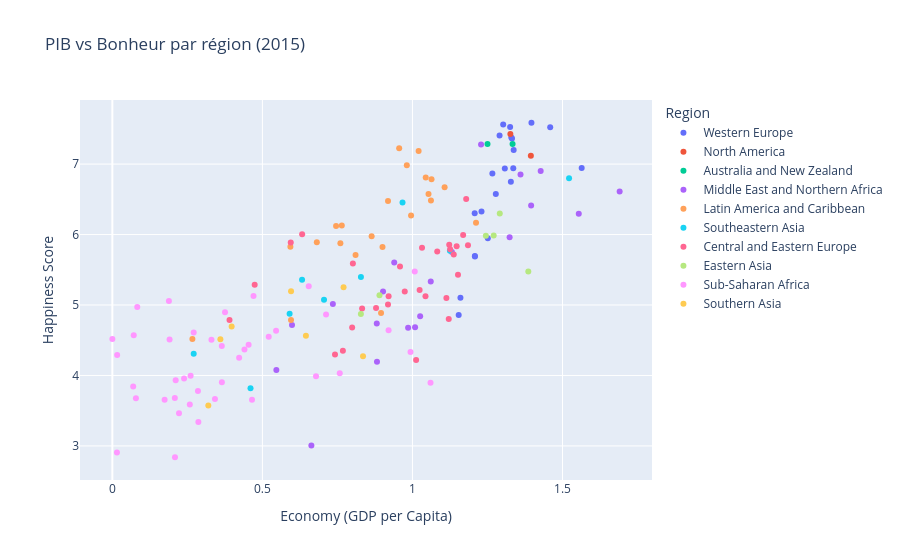

Source (notebook cell):
### Code cell
# Graphique 6 : Scatter interactif Plotly — PIB vs Bonheur, coloré par région
import plotly.express as px

fig = px.scatter(df_happy,
                 x="Economy (GDP per Capita)",
                 y="Happiness Score",
                 color="Region",        # chaque région a une couleur différente
                 hover_name="Country",  # survole un point → nom du pays affiché
                 title="PIB vs Bonheur par région (2015)")
fig.show()

### Figure 1 — Plotly figure (JSON) as saved in the notebook; plotly's stock layout.template omitted (floating-point values rounded to 4 significant figures)
{"data": [{"hovertemplate": "<b>%{hovertext}</b><br><br>Region=Western Europe<br>Economy (GDP per Capita)=%{x}<br>Happiness Score=%{y}<extra></extra>", "hovertext": ["Switzerland", "Iceland", "Denmark", "Norway", "Finland", "Netherlands", "Sweden", "Austria", "Luxembourg", "Ireland", "Belgium", "United Kingdom", "Germany", "France", "Spain", "Malta", "Italy", "North Cyprus", "Cyprus", "Portugal", "Greece"], "legendgroup": "Western Europe", "marker": {"color": "#636efa", "symbol": "circle"}, "mode": "markers", "name": "Western Europe", "orientation": "v", "showlegend": true, "type": "scatter", "x": [1.397, 1.302, 1.325, 1.459, 1.29, 1.329, 1.332, 1.337, 1.564, 1.336, 1.308, 1.266, 1.328, 1.278, 1.23, 1.207, 1.251, 1.208, 1.208, 1.16, 1.154], "xaxis": "x", "y": [7.587, 7.561, 7.527, 7.522, 7.406, 7.378, 7.364, 7.2, 6.946, 6.94, 6.937, 6.867, 6.75, 6.575, 6.329, 6.302, 5.948, 5.695, 5.689, 5.102, 4.857], "yaxis": "y"}, {"hovertemplate": "<b>%{hovertext}</b><br><br>Region=North America<br>Economy (GDP per Capita)=%{x}<br>Happiness Score=%{y}<extra></extra>", "hovertext": ["Canada", "United States"], "legendgroup": "North America", "marker": {"color": "#EF553B", "symbol": "circle"}, "mode": "markers", "name": "North America", "orientation": "v", "showlegend": true, "type": "scatter", "x": [1.326, 1.395], "xaxis": "x", "y": [7.427, 7.119], "yaxis": "y"}, {"hovertemplate": "<b>%{hovertext}</b><br><br>Region=Australia and New Zealand<br>Economy (GDP per Capita)=%{x}<br>Happiness Score=%{y}<extra></extra>", "hovertext": ["New Zealand", "Australia"], "legendgroup": "Australia and New Zealand", "marker": {"color": "#00cc96", "symbol": "circle"}, "mode": "markers", "name": "Australia and New Zealand", "orientation": "v", "showlegend": true, "type": "scatter", "x": [1.25, 1.334], "xaxis": "x", "y": [7.286, 7.284], "yaxis": "y"}, {"hovertemplate": "<b>%{hovertext}</b><br><br>Region=Middle East and Northern Africa<br>Economy (GDP per Capita)=%{x}<br>Happiness Score=%{y}<extra></extra>", "hovertext": ["Israel", "United Arab Emirates", "Oman", "Qatar", "Saudi Arabia", "Kuwait", "Bahrain", "Libya", "Algeria", "Turkey", "Jordan", "Morocco", "Lebanon", "Tunisia", "Palestinian Territories", "Iran", "Iraq", "Egypt", "Yemen", "Syria"], "legendgroup": "Middle East and Northern Africa", "marker": {"color": "#ab63fa", "symbol": "circle"}, "mode": "markers", "name": "Middle East and Northern Africa", "orientation": "v", "showlegend": true, "type": "scatter", "x": [1.229, 1.427, 1.36, 1.69, 1.395, 1.554, 1.324, 1.131, 0.9393, 1.061, 0.902, 0.7348, 1.026, 0.8811, 0.5987, 1.009, 0.9855, 0.8818, 0.5465, 0.6632], "xaxis": "x", "y": [7.278, 6.901, 6.853, 6.611, 6.411, 6.295, 5.96, 5.754, 5.605, 5.332, 5.192, 5.013, 4.839, 4.739, 4.715, 4.686, 4.677, 4.194, 4.077, 3.006], "yaxis": "y"}, {"hovertemplate": "<b>%{hovertext}</b><br><br>Region=Latin America and Caribbean<br>Economy (GDP per Capita)=%{x}<br>Happiness Score=%{y}<extra></extra>", "hovertext": ["Costa Rica", "Mexico", "Brazil", "Venezuela", "Panama", "Chile", "Argentina", "Uruguay", "Colombia", "Suriname", "Trinidad and Tobago", "El Salvador", "Guatemala", "Ecuador", "Bolivia", "Paraguay", "Nicaragua", "Peru", "Jamaica", "Dominican Republic", "Honduras", "Haiti"], "legendgroup": "Latin America and Caribbean", "marker": {"color": "#FFA15A", "symbol": "circle"}, "mode": "markers", "name": "Latin America and Caribbean", "orientation": "v", "showlegend": true, "type": "scatter", "x": [0.9558, 1.021, 0.9812, 1.044, 1.064, 1.107, 1.054, 1.062, 0.9186, 0.9953, 1.212, 0.7645, 0.7455, 0.864, 0.6813, 0.7599, 0.5933, 0.9002, 0.8104, 0.8954, 0.5953, 0.2667], "xaxis": "x", "y": [7.226, 7.187, 6.983, 6.81, 6.786, 6.67, 6.574, 6.485, 6.477, 6.269, 6.168, 6.13, 6.123, 5.975, 5.89, 5.878, 5.828, 5.824, 5.709, 4.885, 4.788, 4.518], "yaxis": "y"}, {"hovertemplate": "<b>%{hovertext}</b><br><br>Region=Southeastern Asia<br>Economy (GDP per Capita)=%{x}<br>Happiness Score=%{y}<extra></extra>", "hovertext": ["Singapore", "Thailand", "Malaysia", "Indonesia", "Vietnam", "Philippines", "Laos", "Myanmar", "Cambodia"], "legendgroup": "Southeastern Asia", "marker": {"color": "#19d3f3", "symbol": "circle"}, "mode": "markers", "name": "Southeastern Asia", "orientation": "v", "showlegend": true, "type": "scatter", "x": [1.522, 0.9669, 1.125, 0.8283, 0.6322, 0.7053, 0.5907, 0.2711, 0.4604], "xaxis": "x", "y": [6.798, 6.455, 5.77, 5.399, 5.36, 5.073, 4.876, 4.307, 3.819], "yaxis": "y"}, {"hovertemplate": "<b>%{hovertext}</b><br><br>Region=Central and Eastern Europe<br>Economy (GDP per Capita)=%{x}<br>Happiness Score=%{y}<extra></extra>", "hovertext": ["Czech Republic", "Uzbekistan", "Slovakia", "Moldova", "Kazakhstan", "Slovenia", "Lithuania", "Belarus", "Poland", "Croatia", "Russia", "Kosovo", "Turkmenistan", "Estonia", "Kyrgyzstan", "Azerbaijan", "Montenegro", "Romania", "Serbia", "Latvia", "Macedonia", "Albania", "Bosnia and Herzegovina", "Hungary", "Tajikistan", "Ukraine", "Armenia", "Georgia", "Bulgaria"], "legendgroup": "Central and Eastern Europe", "marker": {"color": "#FF6692", "symbol": "circle"}, "mode": "markers", "name": "Central and Eastern Europe", "orientation": "v", "showlegend": true, "type": "scatter", "x": [1.179, 0.6324, 1.169, 0.5945, 1.123, 1.185, 1.147, 1.032, 1.126, 1.083, 1.138, 0.8015, 0.9585, 1.152, 0.4743, 1.024, 0.9744, 1.043, 0.9205, 1.113, 0.9185, 0.8787, 0.8322, 1.121, 0.3905, 0.7991, 0.7682, 0.7419, 1.012], "xaxis": "x", "y": [6.505, 6.003, 5.995, 5.889, 5.855, 5.848, 5.833, 5.813, 5.791, 5.759, 5.716, 5.589, 5.548, 5.429, 5.286, 5.212, 5.192, 5.124, 5.123, 5.098, 5.007, 4.959, 4.949, 4.8, 4.786, 4.681, 4.35, 4.297, 4.218], "yaxis": "y"}, {"hovertemplate": "<b>%{hovertext}</b><br><br>Region=Eastern Asia<br>Economy (GDP per Capita)=%{x}<br>Happiness Score=%{y}<extra></extra>", "hovertext": ["Taiwan", "Japan", "South Korea", "Hong Kong", "China", "Mongolia"], "legendgroup": "Eastern Asia", "marker": {"color": "#B6E880", "symbol": "circle"}, "mode": "markers", "name": "Eastern Asia", "orientation": "v", "showlegend": true, "type": "scatter", "x": [1.291, 1.271, 1.245, 1.386, 0.8901, 0.8282], "xaxis": "x", "y": [6.298, 5.987, 5.984, 5.474, 5.14, 4.874], "yaxis": "y"}, {"hovertemplate": "<b>%{hovertext}</b><br><br>Region=Sub-Saharan Africa<br>Economy (GDP per Capita)=%{x}<br>Happiness Score=%{y}<extra></extra>", "hovertext": ["Mauritius", "Nigeria", "Zambia", "Somaliland region", "Mozambique", "Lesotho", "Swaziland", "South Africa", "Ghana", "Zimbabwe", "Liberia", "Sudan", "Congo (Kinshasa)", "Ethiopia", "Sierra Leone", "Mauritania", "Kenya", "Djibouti", "Botswana", "Malawi", "Cameroon", "Angola", "Mali", "Congo (Brazzaville)", "Comoros", "Uganda", "Senegal", "Gabon", "Niger", "Tanzania", "Madagascar", "Central African Republic", "Chad", "Guinea", "Ivory Coast", "Burkina Faso", "Rwanda", "Benin", "Burundi", "Togo"], "legendgroup": "Sub-Saharan Africa", "marker": {"color": "#FF97FF", "symbol": "circle"}, "mode": "markers", "name": "Sub-Saharan Africa", "orientation": "v", "showlegend": true, "type": "scatter", "x": [1.008, 0.6543, 0.4704, 0.1885, 0.08308, 0.3755, 0.7121, 0.9205, 0.5456, 0.271, 0.0712, 0.5211, 0.0, 0.1907, 0.3302, 0.4541, 0.3647, 0.4402, 0.9936, 0.01604, 0.4225, 0.7578, 0.2607, 0.6787, 0.2391, 0.211, 0.365, 1.06, 0.0694, 0.2852, 0.2082, 0.0785, 0.3419, 0.1742, 0.4653, 0.2581, 0.2221, 0.2867, 0.0153, 0.2087], "xaxis": "x", "y": [5.477, 5.268, 5.129, 5.057, 4.971, 4.898, 4.867, 4.642, 4.633, 4.61, 4.571, 4.55, 4.517, 4.512, 4.507, 4.436, 4.419, 4.369, 4.332, 4.292, 4.252, 4.033, 3.995, 3.989, 3.956, 3.931, 3.904, 3.896, 3.845, 3.781, 3.681, 3.678, 3.667, 3.656, 3.655, 3.587, 3.465, 3.34, 2.905, 2.839], "yaxis": "y"}, {"hovertemplate": "<b>%{hovertext}</b><br><br>Region=Southern Asia<br>Economy (GDP per Capita)=%{x}<br>Happiness Score=%{y}<extra></extra>", "hovertext": ["Bhutan", "Pakistan", "Bangladesh", "India", "Nepal", "Sri Lanka", "Afghanistan"], "legendgroup": "Southern Asia", "marker": {"color": "#FECB52", "symbol": "circle"}, "mode": "markers", "name": "Southern Asia", "orientation": "v", "showlegend": true, "type": "scatter", "x": [0.7704, 0.5954, 0.3975, 0.645, 0.36, 0.8352, 0.3198], "xaxis": "x", "y": [5.253, 5.194, 4.694, 4.565, 4.514, 4.271, 3.575], "yaxis": "y"}], "layout": {"legend": {"title": {"text": "Region"}, "tracegroupgap": 0}, "title": {"text": "PIB vs Bonheur par région (2015)"}, "xaxis": {"anchor": "y", "domain": [0, 1], "title": {"text": "Economy (GDP per Capita)"}}, "yaxis": {"anchor": "x", "domain": [0, 1], "title": {"text": "Happiness Score"}}}}
